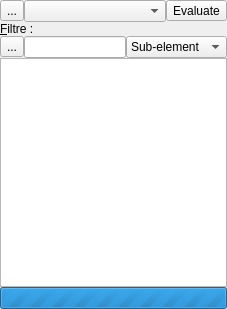
<ui version="4.0" >
 <class>XmlPresentationWidget</class>
 <widget class="QWidget" name="XmlPresentationWidget" >
  <property name="geometry" >
   <rect>
    <x>0</x>
    <y>0</y>
    <width>227</width>
    <height>309</height>
   </rect>
  </property>
  <property name="windowTitle" >
   <string/>
  </property>
  <layout class="QGridLayout" name="gridLayout" >
   <property name="margin" >
    <number>0</number>
   </property>
   <property name="spacing" >
    <number>0</number>
   </property>
   <item row="0" column="0" >
    <widget class="QToolButton" name="m_refreshToolButton" >
     <property name="whatsThis" >
      <string>Refresh the list of file present in the &lt;i>log&lt;/i> directory.</string>
     </property>
     <property name="text" >
      <string>...</string>
     </property>
     <property name="icon" >
      <iconset resource="../application.qrc" >
       <normaloff>:/images/reload.png</normaloff>:/images/reload.png</iconset>
     </property>
    </widget>
   </item>
   <item row="0" column="1" colspan="2" >
    <widget class="QComboBox" name="m_presentationComboBox" >
     <property name="whatsThis" >
      <string>List of file in the &lt;i>log&lt;/i> directory. If you select a file the view is updated with the content of the file.&lt;/p>
&lt;p>You can open a file of the list, or a file in another directory.&lt;/p></string>
     </property>
    </widget>
   </item>
   <item row="0" column="3" >
    <widget class="QToolButton" name="m_evaluateToolButton" >
     <property name="text" >
      <string>Evaluate</string>
     </property>
     <property name="icon" >
      <iconset resource="../application.qrc" >
       <normaloff>:/images/run.png</normaloff>:/images/run.png</iconset>
     </property>
    </widget>
   </item>
   <item row="1" column="0" colspan="4" >
    <widget class="QLabel" name="label" >
     <property name="text" >
      <string>&amp;Filtre :</string>
     </property>
     <property name="buddy" >
      <cstring>m_filtreLineEdit</cstring>
     </property>
    </widget>
   </item>
   <item rowspan="2" row="2" column="0" >
    <widget class="QToolButton" name="m_clearToolButton" >
     <property name="whatsThis" >
      <string>Clear the text filter at right.</string>
     </property>
     <property name="text" >
      <string>...</string>
     </property>
     <property name="icon" >
      <iconset resource="../application.qrc" >
       <normaloff>:/images/edit-clear-locationbar-ltr.png</normaloff>:/images/edit-clear-locationbar-ltr.png</iconset>
     </property>
    </widget>
   </item>
   <item row="3" column="1" >
    <widget class="QLineEdit" name="m_filtreLineEdit" >
     <property name="whatsThis" >
      <string>Filter to use in the view. &lt;b>XINX&lt;/b> search node where name match the filter (literal or regular expression).</string>
     </property>
    </widget>
   </item>
   <item row="3" column="2" colspan="2" >
    <widget class="QComboBox" name="m_filterComboBox" >
     <property name="whatsThis" >
      <string>&lt;p>If &lt;i>Sub-element&lt;/i> is selected when an element is finded, all sub-element is showed. &lt;/p>
&lt;p>If &lt;i>None&lt;/i> is selected only matched element is showed.&lt;/p></string>
     </property>
     <item>
      <property name="text" >
       <string>Sub-element</string>
      </property>
     </item>
     <item>
      <property name="text" >
       <string>None</string>
      </property>
     </item>
    </widget>
   </item>
   <item row="4" column="0" colspan="4" >
    <widget class="QTreeView" name="m_presentationTreeView" >
     <property name="dragEnabled" >
      <bool>true</bool>
     </property>
     <property name="selectionBehavior" >
      <enum>QAbstractItemView::SelectItems</enum>
     </property>
    </widget>
   </item>
   <item row="5" column="0" colspan="4" >
    <widget class="QProgressBar" name="m_presentationProgressBar" >
     <property name="maximum" >
      <number>0</number>
     </property>
     <property name="value" >
      <number>0</number>
     </property>
     <property name="orientation" >
      <enum>Qt::Horizontal</enum>
     </property>
    </widget>
   </item>
  </layout>
 </widget>
 <resources>
  <include location="../application.qrc" />
  <include location="../application.qrc" />
 </resources>
 <connections>
  <connection>
   <sender>m_clearToolButton</sender>
   <signal>clicked()</signal>
   <receiver>m_filtreLineEdit</receiver>
   <slot>clear()</slot>
   <hints>
    <hint type="sourcelabel" >
     <x>17</x>
     <y>57</y>
    </hint>
    <hint type="destinationlabel" >
     <x>78</x>
     <y>56</y>
    </hint>
   </hints>
  </connection>
 </connections>
</ui>
